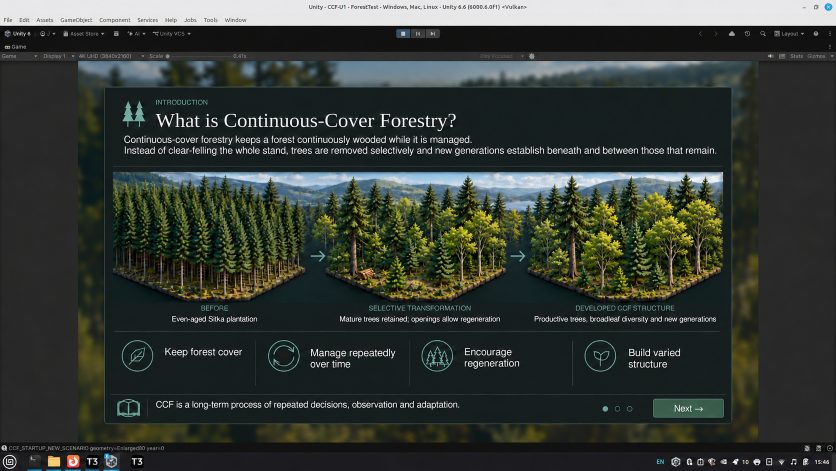
#> input picture specs/scenario-one-three-page-onboarding-v1/references/20261103-page-1-approved.png, 1672 x 941 px (shown at 1/2 size); its folder holds only this picture in this run
$ python prepare_20261103_art.py
#> lines starting #> are read from the running program, lines starting #| are printed output that depends on the picture
#!/usr/bin/env python3
"""Extract approved art regions, without generating/repainting forest content.

Input screenshots remain immutable. Runtime atlases contain only the blurred
outside margins and forestry regions; titles, captions and controls are omitted.
"""
import hashlib
import json
from pathlib import Path
from PIL import Image, ImageDraw

ROOT = Path(__file__).resolve().parents[3]
REF = ROOT / 'specs/scenario-one-three-page-onboarding-v1/references'
GAME = (156, 122, 1517, 886)
SIZE = (1672, 941)
REGIONS = {
    1: [(85, 272, 1586, 594)],
    2: [(86, 365, 381, 677), (400, 365, 685, 677),
        (703, 365, 983, 677), (1003, 365, 1278, 677), (1297, 365, 1586, 677)],
    3: [(83, 264, 663, 590), (961, 225, 1553, 590)],
}

def sha(path):
    return hashlib.sha256(path.read_bytes()).hexdigest()

def main():
    records = []
    for page in range(1, 4):
        original = REF / f'20261103-page-{page}-approved.png'
        source = Image.open(original).convert('RGB')
#> source is the input picture: PIL image 1672x941 RGB; mean R, G, B 53.7, 59.7, 53.8
        assert source.size == SIZE
        game = source.crop(GAME).resize(SIZE, Image.Resampling.LANCZOS)
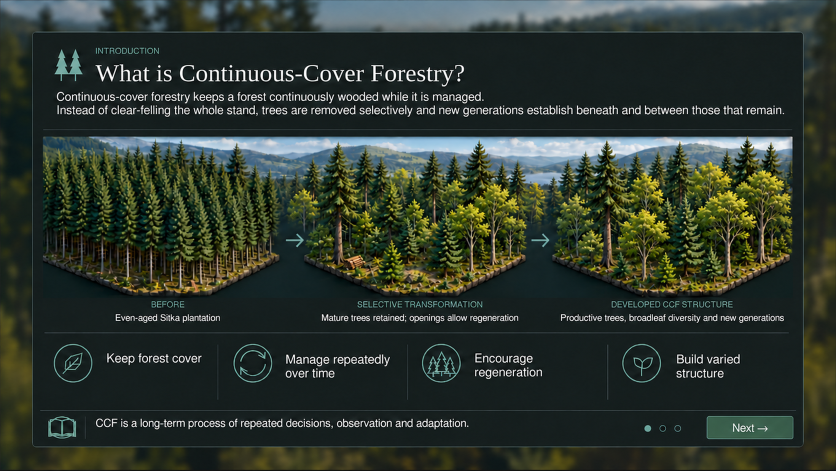
#> game: PIL image 1672x941 RGB (shown at 1/2 size); mean R, G, B 47.1, 56.1, 47.1
        atlas = Image.new('RGB', SIZE, (21, 28, 30))
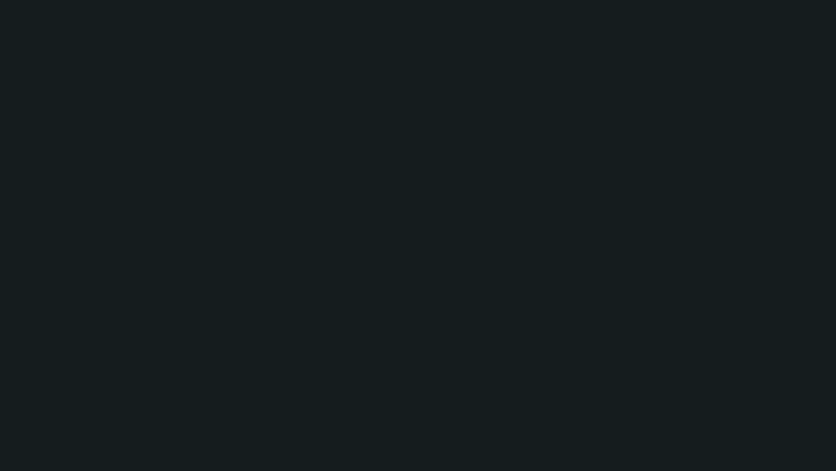
#> atlas: PIL image 1672x941 RGB (shown at 1/2 size); mean R, G, B 21, 28, 30
        # Keep only the outside backdrop. A live opaque panel covers its boundary.
        right, bottom = (1574, 905) if page == 3 else (1607, 891)
        margins = [(0, 0, 1672, 63), (0, bottom + 1, 1672, 941),
                   (0, 63, 63, bottom + 1), (right + 1, 63, 1672, bottom + 1)]
        for box in margins + REGIONS[page]:
            atlas.paste(game.crop(box), box)
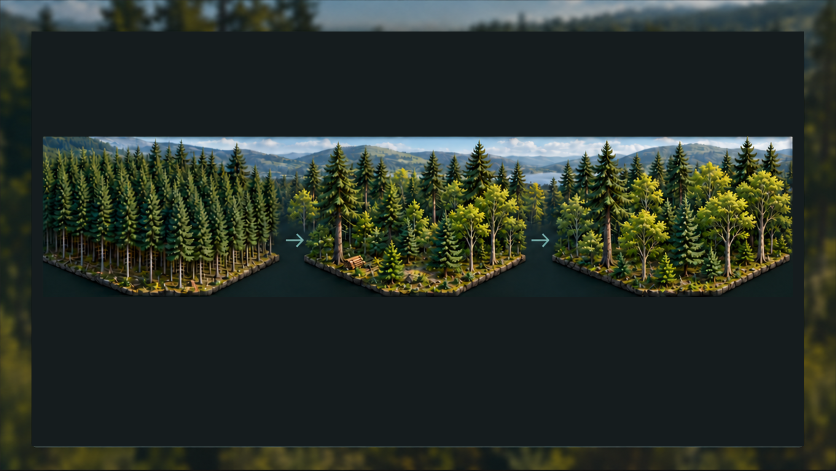
#> atlas: PIL image 1672x941 RGB (shown at 1/2 size); mean R, G, B 41.4, 49.5, 41.7
        if page == 3:
            # Only the two mature Sitka tips rise above the divider. Exclude the
            # neighbouring live lead sentence and divider from the runtime atlas.
            mask = Image.new('L', (592, 31), 0)
            pen = ImageDraw.Draw(mask)
            pen.polygon([(238, 0), (211, 31), (266, 31)], fill=255)
            pen.polygon([(385, 0), (359, 31), (412, 31)], fill=255)
            tips = game.crop((961, 225, 1553, 256))
            clean = Image.new('RGB', tips.size, (21, 28, 30))
            clean.paste(tips, (0, 0), mask)
            atlas.paste(clean, (961, 225))
        destination = ROOT / f'Assets/ForestPrototype/UI/Resources/Onboarding/page-{page}.png'
        atlas.save(destination, optimize=True)
        records.append(dict(page=page, source=original.name, source_sha256=sha(original),
                            game_crop=list(GAME), atlas_size=list(SIZE), regions=REGIONS[page],
                            atlas=str(destination.relative_to(ROOT)), atlas_sha256=sha(destination),
#> (the run stopped early here; a loop or call above may not have finished)
